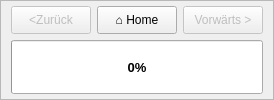
          <widget class="QFrame" name="frameButtons">
           <property name="frameShape">
            <enum>QFrame::StyledPanel</enum>
           </property>
           <property name="frameShadow">
            <enum>QFrame::Raised</enum>
           </property>
           <layout class="QVBoxLayout" name="verticalLayout_3">
            <property name="leftMargin">
             <number>10</number>
            </property>
            <property name="topMargin">
             <number>5</number>
            </property>
            <property name="rightMargin">
             <number>10</number>
            </property>
            <property name="bottomMargin">
             <number>5</number>
            </property>
            <item>
             <layout class="QHBoxLayout" name="horizontalLayout_2">
              <item>
               <widget class="QPushButton" name="pushButton_back">
                <property name="enabled">
                 <bool>false</bool>
                </property>
                <property name="minimumSize">
                 <size>
                  <width>0</width>
                  <height>28</height>
                 </size>
                </property>
                <property name="text">
                 <string>&lt;Zurück</string>
                </property>
               </widget>
              </item>
              <item>
               <widget class="QPushButton" name="pushButtonHome">
                <property name="minimumSize">
                 <size>
                  <width>0</width>
                  <height>28</height>
                 </size>
                </property>
                <property name="text">
                 <string>⌂ Home</string>
                </property>
               </widget>
              </item>
              <item>
               <widget class="QPushButton" name="pushButton_vor">
                <property name="enabled">
                 <bool>false</bool>
                </property>
                <property name="minimumSize">
                 <size>
                  <width>0</width>
                  <height>28</height>
                 </size>
                </property>
                <property name="text">
                 <string>Vorwärts &gt;</string>
                </property>
               </widget>
              </item>
             </layout>
            </item>
            <item>
             <widget class="QProgressBar" name="progressBar">
              <property name="sizePolicy">
               <sizepolicy hsizetype="Preferred" vsizetype="Preferred">
                <horstretch>0</horstretch>
                <verstretch>0</verstretch>
               </sizepolicy>
              </property>
              <property name="minimumSize">
               <size>
                <width>0</width>
                <height>0</height>
               </size>
              </property>
              <property name="font">
               <font>
                <pointsize>10</pointsize>
                <bold>true</bold>
               </font>
              </property>
              <property name="styleSheet">
               <string notr="true"/>
              </property>
              <property name="value">
               <number>0</number>
              </property>
              <property name="alignment">
               <set>Qt::AlignCenter</set>
              </property>
              <property name="invertedAppearance">
               <bool>false</bool>
              </property>
             </widget>
            </item>
           </layout>
          </widget>
